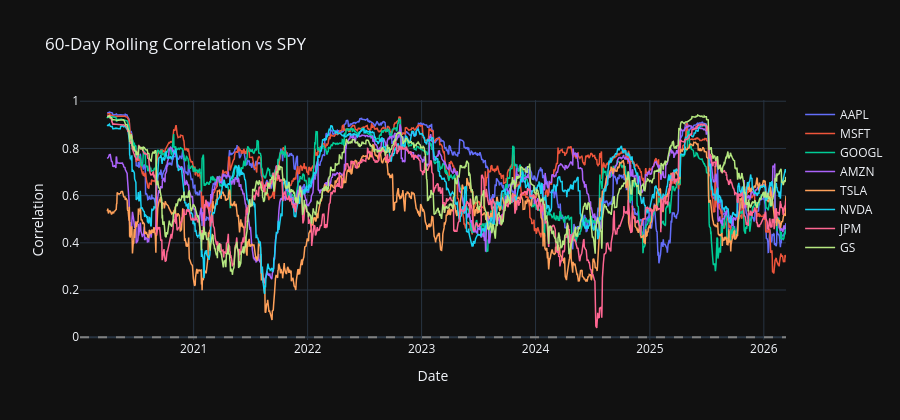

Notebook source saved alongside this figure:
### Code cell
# ── Rolling Correlation vs Benchmark ────────────────────────────────────────────
window = 60
roll_corr = daily_returns.rolling(window).corr(bench_returns)

fig = go.Figure()
palette = px.colors.qualitative.Plotly
for i, ticker in enumerate(TICKERS):
    fig.add_trace(go.Scatter(
        x=roll_corr.index, y=roll_corr[ticker],
        name=ticker, line=dict(width=1.5, color=palette[i % len(palette)])
    ))

fig.add_hline(y=0, line_dash='dash', line_color='gray')
fig.update_layout(template='plotly_dark', height=420,
    title=f'{window}-Day Rolling Correlation vs SPY',
    xaxis_title='Date', yaxis_title='Correlation', hovermode='x unified')
fig.show()

### Figure 1 — Plotly figure (JSON) as saved in the notebook; plotly's stock layout.template omitted (floating-point values rounded to 4 significant figures; data arrays with more than 128 entries replaced by an {"elided": "..."} marker saying what was removed)
{"data": [{"line": {"color": "#636EFA", "width": 1.5}, "name": "AAPL", "type": "scatter", "x": {"elided": "1556 str values"}, "y": {"elided": "1556 float values"}}, {"line": {"color": "#EF553B", "width": 1.5}, "name": "MSFT", "type": "scatter", "x": {"elided": "1556 str values"}, "y": {"elided": "1556 float values"}}, {"line": {"color": "#00CC96", "width": 1.5}, "name": "GOOGL", "type": "scatter", "x": {"elided": "1556 str values"}, "y": {"elided": "1556 float values"}}, {"line": {"color": "#AB63FA", "width": 1.5}, "name": "AMZN", "type": "scatter", "x": {"elided": "1556 str values"}, "y": {"elided": "1556 float values"}}, {"line": {"color": "#FFA15A", "width": 1.5}, "name": "TSLA", "type": "scatter", "x": {"elided": "1556 str values"}, "y": {"elided": "1556 float values"}}, {"line": {"color": "#19D3F3", "width": 1.5}, "name": "NVDA", "type": "scatter", "x": {"elided": "1556 str values"}, "y": {"elided": "1556 float values"}}, {"line": {"color": "#FF6692", "width": 1.5}, "name": "JPM", "type": "scatter", "x": {"elided": "1556 str values"}, "y": {"elided": "1556 float values"}}, {"line": {"color": "#B6E880", "width": 1.5}, "name": "GS", "type": "scatter", "x": {"elided": "1556 str values"}, "y": {"elided": "1556 float values"}}], "layout": {"height": 420, "hovermode": "x unified", "shapes": [{"line": {"color": "gray", "dash": "dash"}, "type": "line", "x0": 0, "x1": 1, "xref": "x domain", "y0": 0, "y1": 0, "yref": "y"}], "title": {"text": "60-Day Rolling Correlation vs SPY"}, "xaxis": {"title": {"text": "Date"}}, "yaxis": {"title": {"text": "Correlation"}}}}
